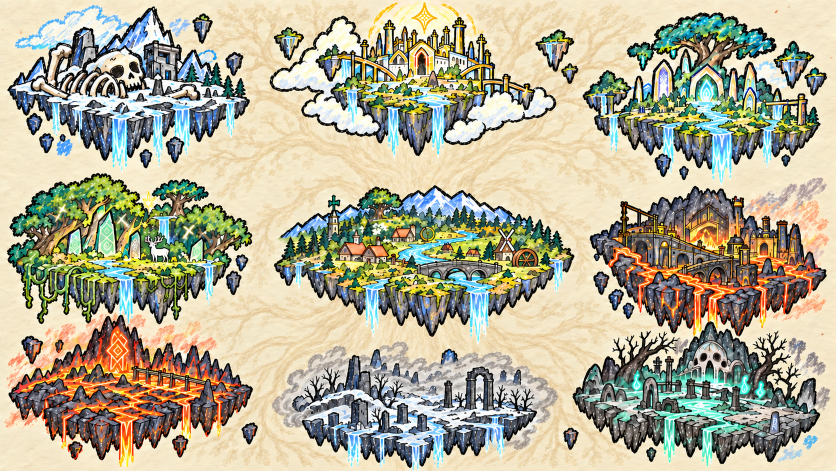
#> input picture output/nine-realms-explorer/map-nine-realms-ui-free.png, 1672 x 941 px (shown at 1/2 size)
$ python prepare-references.py
#> lines starting #> are read from the running program, lines starting #| are printed output that depends on the picture
"""Crop reference guides only; final art is generated with built-in image_gen."""
from pathlib import Path
from PIL import Image
import json

root=Path(__file__).resolve().parent
source=Image.open(root.parent/'nine-realms-explorer'/'map-nine-realms-ui-free.png').convert('RGBA')
specs=[
 ('jotunheim','约顿海姆',(0,0,520,345)),
 ('asgard','阿斯加德',(520,0,1165,340)),
 ('alfheim','阿尔夫海姆',(1160,0,1672,360)),
 ('vanaheim','华纳海姆',(0,335,520,680)),
 ('midgard','米德加德',(520,345,1160,690)),
 ('svartalfheim','斯瓦塔尔法海姆',(1165,345,1672,690)),
 ('muspelheim','穆斯贝尔海姆',(0,630,530,941)),
 ('niflheim','尼福尔海姆',(535,660,1145,941)),
 ('helheim','赫尔海姆',(1145,635,1672,941)),
]
data=[]
for ident,name,box in specs:
    box=tuple(round(v*(source.width/1672 if i%2==0 else source.height/941)) for i,v in enumerate(box))
    source.crop(box).save(root/'references'/f'{ident}.png')
    data.append(dict(id=ident,name=name,reference=f'references/{ident}.png',referenceCrop=list(box)))
#> this loop made 9 passes
#> pass 1, `source.crop(box).save(root/'references'/f'{ident}.png')`:
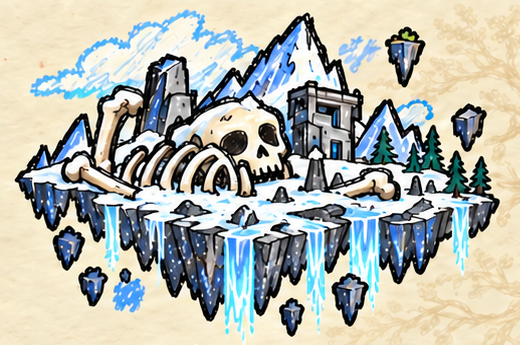
#> saved as jotunheim.png: PIL image 520x345 RGBA; mean R, G, B, A 179.7, 182.5, 173.8, 255
#> pass 2, `source.crop(box).save(root/'references'/f'{ident}.png')`:
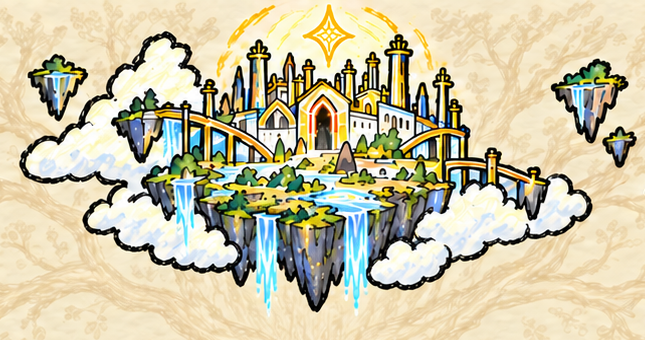
#> saved as asgard.png: PIL image 645x340 RGBA; mean R, G, B, A 203.2, 195.7, 165.2, 255
#> after the loop, data = 9 items
(root/'references'/'source-layout.json').write_text(json.dumps(dict(width=source.width,height=source.height,worlds=data),ensure_ascii=False,indent=2),encoding='utf-8')
print(json.dumps(dict(worlds=len(data),sourceSize=source.size)))
#| {"worlds": 9, "sourceSize": [1672, 941]}

$ run again, with output/nine-realms-explorer/before-spacing-map.png copied over output/nine-realms-explorer/map-nine-realms-ui-free.png
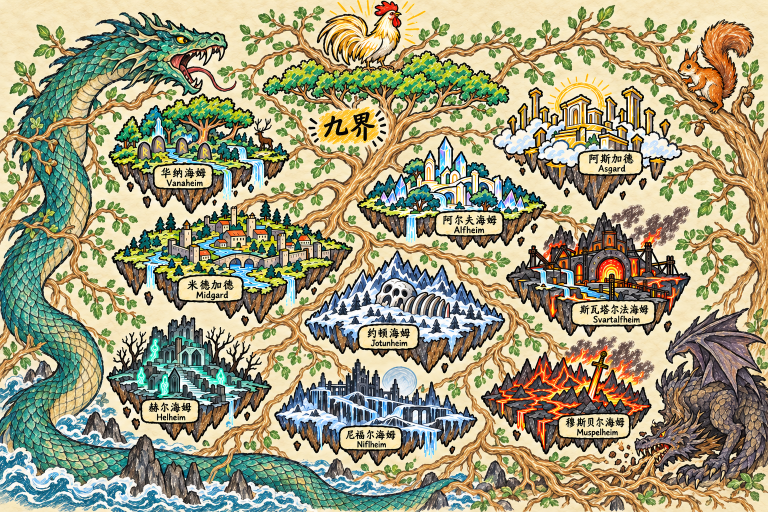
#> input picture output/nine-realms-explorer/before-spacing-map.png, 1536 x 1024 px (shown at 1/2 size)
#> the loop `for ident,name,box in specs:` made 9 passes
#> pass 1, `source.crop(box).save(root/'references'/f'{ident}.png')`:
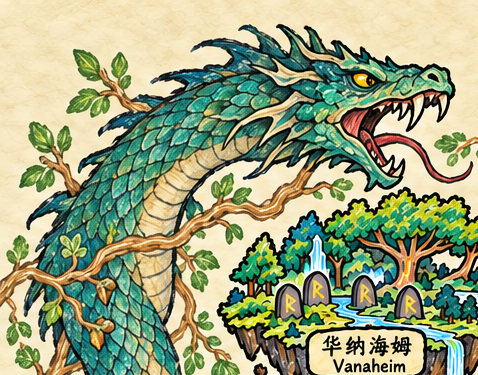
#> saved as jotunheim.png: PIL image 478x375 RGBA; mean R, G, B, A 155, 163.4, 126.9, 255
#> pass 2, `source.crop(box).save(root/'references'/f'{ident}.png')`:
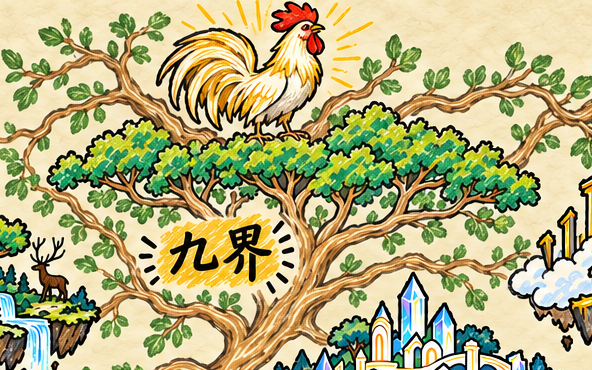
#> saved as asgard.png: PIL image 592x370 RGBA; mean R, G, B, A 181.1, 174.7, 126, 255
#> after the loop `for ident,name,box in specs:`: data = 9 items
#| {"worlds": 9, "sourceSize": [1536, 1024]}

$ run again, with output/nine-realms-explorer/map-nine-realms-landmarks.png copied over output/nine-realms-explorer/map-nine-realms-ui-free.png
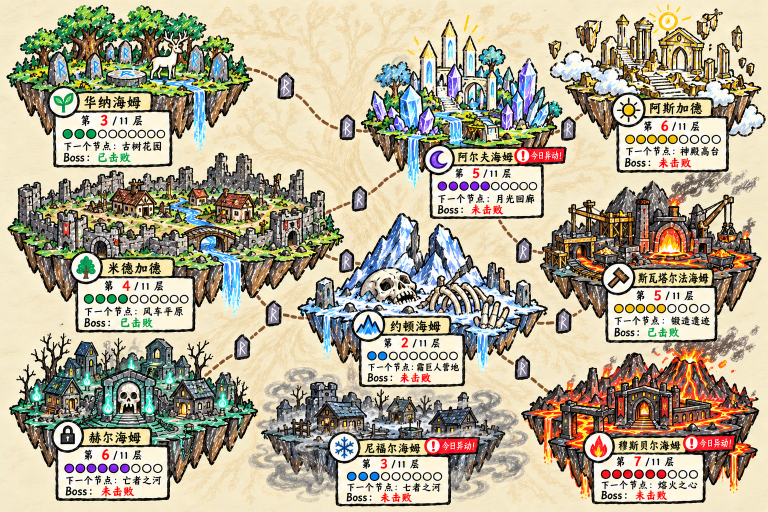
#> input picture output/nine-realms-explorer/map-nine-realms-landmarks.png, 1536 x 1024 px (shown at 1/2 size)
#> the loop `for ident,name,box in specs:` made 9 passes
#> pass 1, `source.crop(box).save(root/'references'/f'{ident}.png')`:
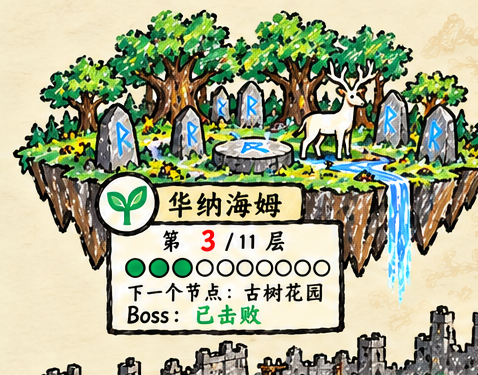
#> saved as jotunheim.png: PIL image 478x375 RGBA; mean R, G, B, A 168.6, 173.4, 142.9, 255
#> pass 2, `source.crop(box).save(root/'references'/f'{ident}.png')`:
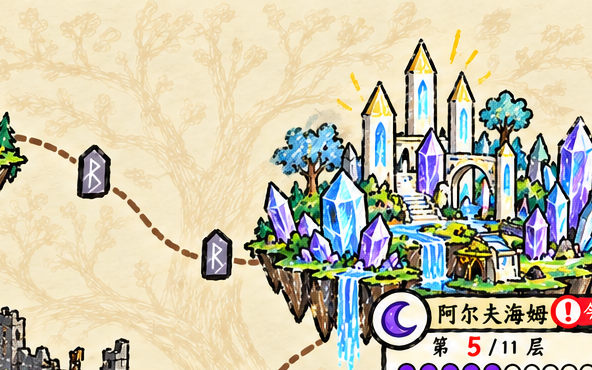
#> saved as asgard.png: PIL image 592x370 RGBA; mean R, G, B, A 201.4, 195.3, 171.8, 255
#> after the loop `for ident,name,box in specs:`: data = 9 items
#| {"worlds": 9, "sourceSize": [1536, 1024]}
